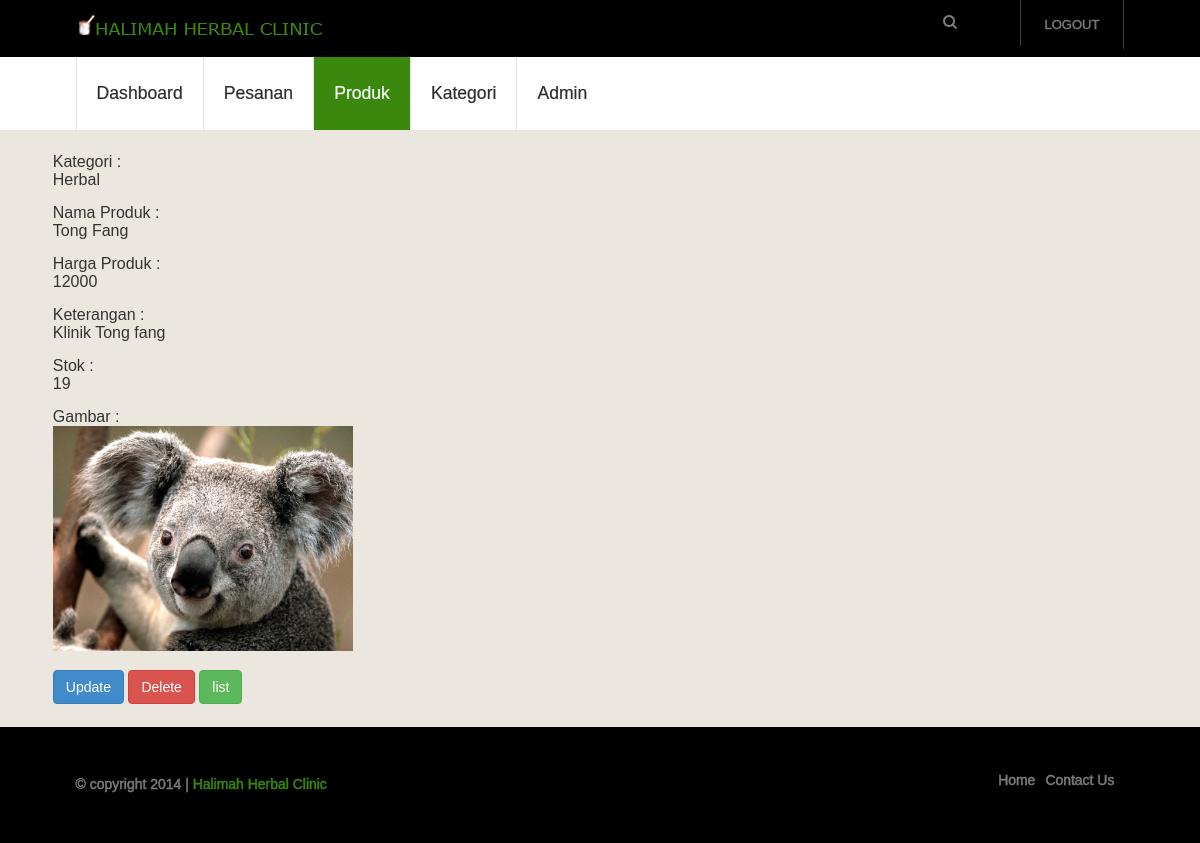
The page /index.php?module=detailProduk&id=2 (signed in) on the database its author committed.
### tables this page shows
CREATE TABLE IF NOT EXISTS `produk` (
`id` int(11) NOT NULL,
  `category` varchar(255) NOT NULL,
  `name` varchar(255) NOT NULL,
  `price` varchar(255) NOT NULL,
  `description` text NOT NULL,
  `stok` int(20) NOT NULL,
  `created_time` datetime NOT NULL,
  `image` varchar(255) NOT NULL
);

### config/get_data.php (called while the page is built)
<?php
$id         = $_GET['id'];
$modulecase = substr(strstr(strtolower(preg_replace('/\B([A-Z])/', ' $1', $module)), " "), 1);
$query      = "SELECT * FROM $modulecase WHERE id = $id";
$data       = mysql_query($query);
while ($data = mysql_fetch_assoc($data)) {
	$datas[] = $data;
}
?>

### produk/detail.php (the view, shortened to what this page needs)
<?php
require_once "config/get_data.php";
?>
<?php foreach ($datas as $key => $s): ?>
	<div class="form-group">
		<label>Kategori :</label>
		<?php echo $s['category'] ?>
	</div>
	<div class="form-group">
		<label>Nama Produk :</label>
		<?php echo $s['name'] ?>
	</div>
	<div class="form-group">
		<label>Harga Produk :</label>
		<?php echo $s['price'] ?>
	</div>
	<div class="form-group">
		<label>Keterangan :</label>
		<?php echo $s['description'] ?>
	</div>
	<div class="form-group">
		<label>Stok :</label>
		<?php echo $s['stok'] ?>
	</div>
	<div class="form-group">
		<label>Gambar :</label>
		<img width="300" src="layout/images/<?php echo $modulecase.'/'.$s['image'] ?>" alt="">
	</div>
	<div>
		<a href="index.php?module=update<?php echo ucfirst($modulecase); ?>&id=<?php echo $id ?>" class="btn btn-outline btn-primary">Update</a>
		<a href="index.php?module=delete<?php echo ucfirst($modulecase); ?>&id=<?php echo $id ?>" class="btn btn-outline btn-danger">Delete</a>
		<a href="index.php?module=list<?php echo ucfirst($modulecase); ?>" class="btn btn-outline btn-success">list</a>
	</div>
<?php endforeach ?>

### layout/css/slider.css (style rules this page uses)
.btn { background: #57C5A0; color: #ffffff; padding: 25px 12px 10px; display: inline-block; line-height: 1.8em; }

### layout/css/style.css (style rules this page uses)
html,body,div,span,applet,object,iframe,h1,h2,h3,h4,h5,h6,p,blockquote,pre,a,abbr,acronym,address,big,cite,code,del,dfn,em,img,ins,kbd,q,s,samp,small,strike,strong,sub,sup,tt,var,b,u,i,dl,dt,dd,ol,nav ul,nav li,fieldset,form,label,legend,table,caption,tbody,tfoot,thead,tr,th,td,article,aside,canvas,details,embed,figure,figcaption,footer,header,hgroup,menu,nav,output,ruby,section,summary,time,mark,audio,video { margin:0;padding:0;border:0;font-size:100%;font:inherit;vertical-align:baseline; }
a { text-decoration:none; }
img { max-width:100%; }
body { font-family: 'Maven Pro', sans-serif; background:#ffffff; font-size: 100%; }

### index.php (style rules this page uses)
label { display: block; }

### rows shown on the page
produk: category "Herbal", name "Tong Fang", price "12000", description "Klinik Tong fang", stok "19", image (picture)
